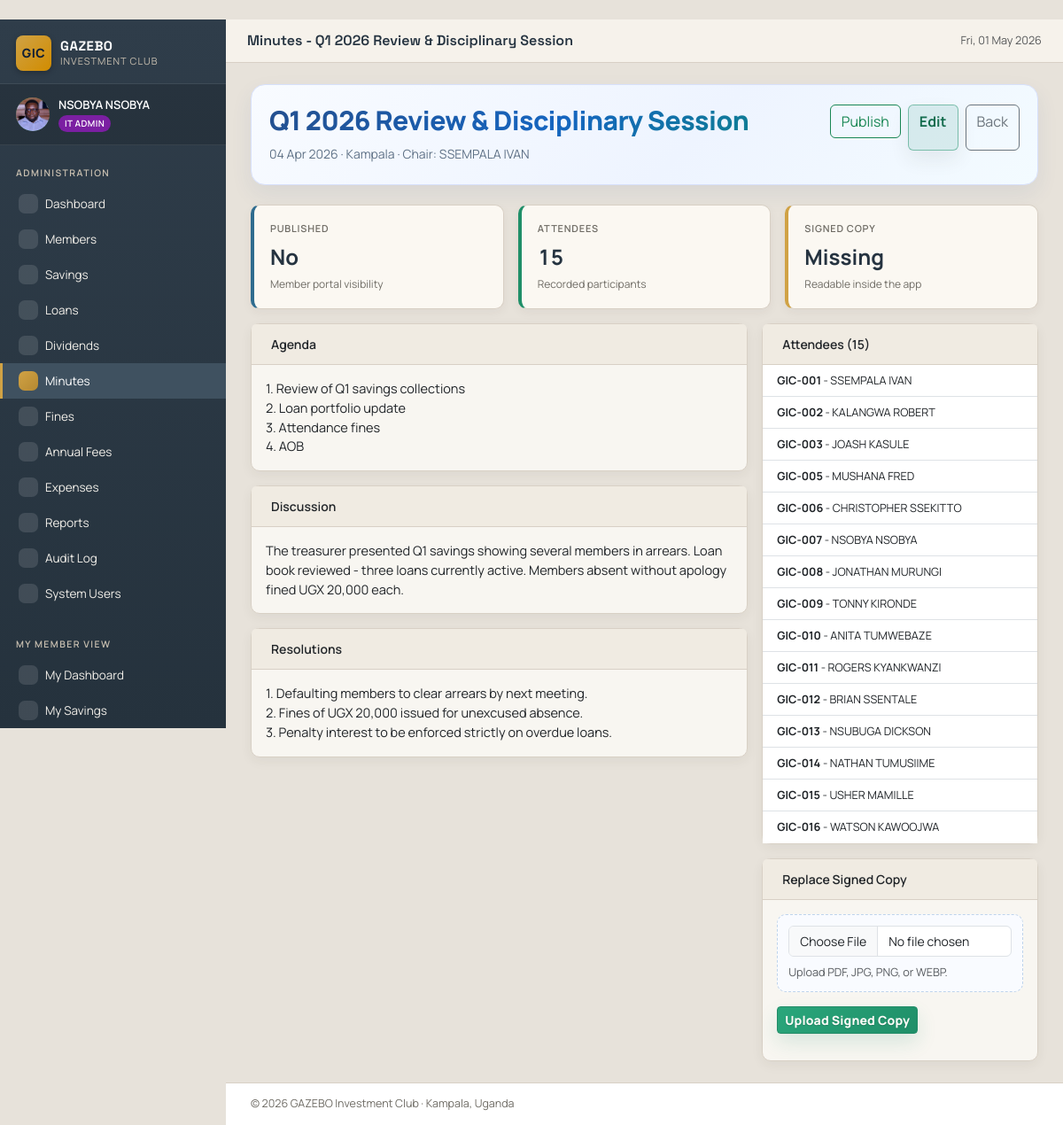
The page /admin/minutes/2 (signed in) on the database as committed earlier.
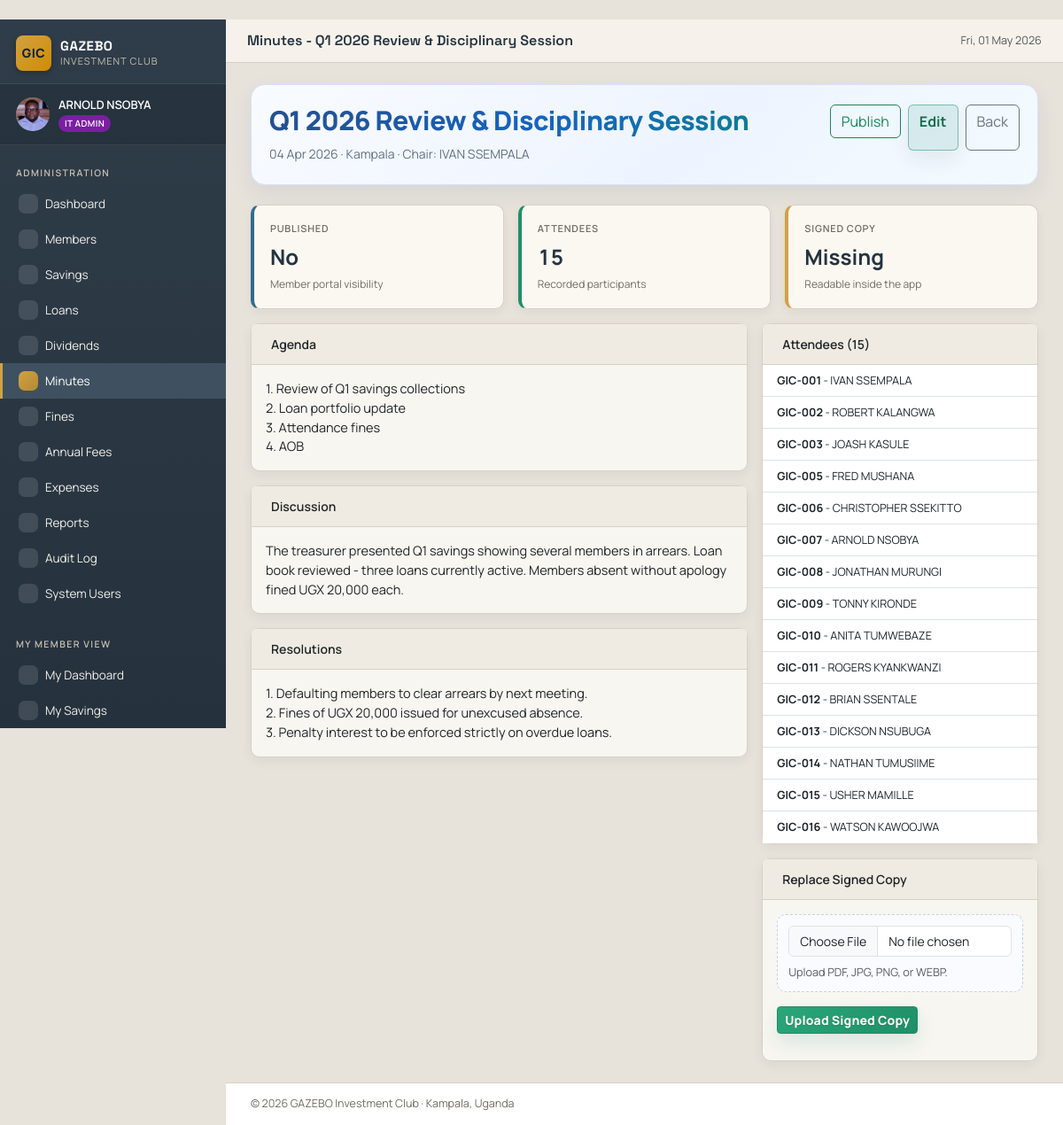
The same page on the database as committed later.
### tables this page shows
CREATE TABLE members (
    id              INTEGER PRIMARY KEY AUTOINCREMENT,
    member_no       TEXT UNIQUE NOT NULL,         -- e.g. GIC-001
    full_name       TEXT NOT NULL,
    phone           TEXT,
    email           TEXT,
    national_id     TEXT,
    district        TEXT DEFAULT 'Kampala',
    address         TEXT,
    next_of_kin     TEXT,
    nok_phone       TEXT,
    role            TEXT NOT NULL DEFAULT 'MEMBER',
    join_date       DATE NOT NULL,
    status          TEXT DEFAULT 'Active',        -- Active / Inactive / Suspended
    photo_url       TEXT,
    notes           TEXT,
    created_at      TIMESTAMP DEFAULT CURRENT_TIMESTAMP,
    updated_at      TIMESTAMP DEFAULT CURRENT_TIMESTAMP
, surname TEXT, first_name TEXT, other_names TEXT, gender TEXT, date_of_birth DATE, nationality TEXT DEFAULT 'Ugandan', marital_status TEXT, tin TEXT, nid_copy_url TEXT, alt_phone TEXT, whatsapp_no TEXT, village_street TEXT, employment_status TEXT, occupation TEXT, employer_business TEXT, monthly_income REAL, monthly_contribution REAL DEFAULT 100000, preferred_pay_date INTEGER, mobile_money_no TEXT, bank_account_no TEXT, share_account_no TEXT, nok_relationship TEXT, nok_address TEXT);

### admin_routes.py (the view)
@bp.route('/minutes/<int:minutes_id>')
@admin_required
def minutes_detail(minutes_id):
    db = get_db()
    m = db.execute(
        """SELECT m.*, mem.full_name AS chair_name, mem.member_no AS chair_no
             FROM minutes m
             LEFT JOIN members mem ON mem.id = m.chaired_by
            WHERE m.id = ?""",
        (minutes_id,),
    ).fetchone()
    if not m:
        flash('Minutes not found.', 'danger')
        return redirect(url_for('admin.minutes_list'))
    attendees = []
    if m['attendance']:
        ids = [int(x) for x in m['attendance'].split(',') if x.strip().isdigit()]
        if ids:
            placeholders = ','.join('?' * len(ids))
            attendees = db.execute(
                f"SELECT id, full_name, member_no FROM members WHERE id IN ({placeholders})",
                ids,
            ).fetchall()
    return render_template('admin/minutes_detail.html',
                           m=m, attendees=attendees)

### database.py (called while the page is built)
def get_db():
    if 'db' not in g:
        g.db = sqlite3.connect(
            current_app.config['DATABASE_PATH'],
            detect_types=sqlite3.PARSE_DECLTYPES,
        )
        g.db.row_factory = sqlite3.Row
        g.db.execute("PRAGMA foreign_keys = ON;")
    return g.db

### utils.py (called while the page is built)
def admin_required(f):
    @wraps(f)
    def decorated(*args, **kwargs):
        if 'user_id' not in session:
            flash('Please log in to continue.', 'warning')
            return redirect(url_for('auth.login', next=request.path))
        role = session.get('role', 'MEMBER')
        if session.get('login_type') == 'member':
            flash('Member portal does not have admin access.', 'warning')
            return redirect(url_for('member.dashboard'))
        if not Config.ROLES.get(role, {}).get('admin'):
            flash('Administrative privileges required.', 'danger')
            return redirect(url_for('member.dashboard'))
        return f(*args, **kwargs)
    return decorated

### templates/admin/minutes_detail.html (shortened to what this page needs)
﻿{% extends "base.html" %}
{% block topbar %}Minutes - {{ m.title }}{% endblock %}
{% block content %}
{% set can_write_minutes = session.get('role') in ['SECRETARY', 'IT_ADMIN'] %}
{% set file_is_pdf = m.signed_file and m.signed_file.lower().endswith('.pdf') %}
{% set file_is_image = m.signed_file and (m.signed_file.lower().endswith('.jpg') or m.signed_file.lower().endswith('.jpeg') or m.signed_file.lower().endswith('.png') or m.signed_file.lower().endswith('.webp')) %}
<div class="minutes-detail-hero">
  <div class="d-flex align-items-start justify-content-between gap-3 flex-wrap">
    <div>
      <h1>{{ m.title }}</h1>
      <div class="minutes-detail-meta">{{ m.meeting_date|datefmt }} &middot; {{ m.venue or '-' }} &middot; Chair: {{ m.chair_name or '-' }}</div>
    </div>
    <div class="d-flex gap-2 flex-wrap">
      {% if can_write_minutes %}
      <form method="post" action="{{ url_for('admin.minutes_publish', minutes_id=m.id) }}" class="d-inline">
        {% if m.is_published %}
        <input type="hidden" name="action" value="unpublish">
        <button type="submit" class="btn btn-outline-warning"><i class="ph ph-eye-slash"></i> Unpublish</button>
        {% else %}
        <button type="submit" class="btn btn-outline-success"> Publish</button>
        {% endif %}
      </form>
      <a href="{{ url_for('admin.minutes_edit', minutes_id=m.id) }}" class="btn btn-outline-primary"> Edit</a>
      {% endif %}
      <a href="{{ url_for('admin.minutes_list') }}" class="btn btn-outline-secondary"> Back</a>
    </div>
  </div>
</div>
<div class="row g-3 mb-3">
  <div class="col-md-4"><div class="stat-card info"><div class="label">Published</div><div class="value">{% if m.is_published %}Yes{% else %}No{% endif %}</div><div class="sub">Member portal visibility</div></div></div>
  <div class="col-md-4"><div class="stat-card accent"><div class="label">Attendees</div><div class="value">{{ attendees|length }}</div><div class="sub">Recorded participants</div></div></div>
  <div class="col-md-4"><div class="stat-card gold"><div class="label">Signed Copy</div><div class="value">{% if m.signed_file %}Ready{% else %}Missing{% endif %}</div><div class="sub">Readable inside the app</div></div></div>
</div>
<div class="minutes-detail-grid">
  <div>
    {% if m.agenda %}
    <div class="card mb-3"><div class="card-header"> Agenda</div>
      <div class="card-body" style="white-space:pre-wrap">{{ m.agenda }}</div>
    </div>
    {% endif %}
    {% if m.discussion %}
    <div class="card mb-3"><div class="card-header"> Discussion</div>
      <div class="card-body" style="white-space:pre-wrap">{{ m.discussion }}</div>
    </div>
    {% endif %}
    {% if m.resolutions %}
    <div class="card mb-3"><div class="card-header"> Resolutions</div>
      <div class="card-body" style="white-space:pre-wrap">{{ m.resolutions }}</div>
    </div>
    {% endif %}
  </div>
  <div>
    <div class="card mb-3">
      <div class="card-header"> Attendees ({{ attendees|length }})</div>
      <div class="card-body p-0">
        {% if attendees %}
          <ul class="list-group list-group-flush">
            {% for a in attendees %}
            <li class="list-group-item small"><strong>{{ a.member_no }}</strong> - {{ a.full_name }}</li>
            {% endfor %}
          </ul>
        {% else %}<div class="empty-state small">No attendees.</div>{% endif %}
      </div>
    </div>
    {% if can_write_minutes %}
    <div class="card">
      <div class="card-header"> Replace Signed Copy</div>
      <div class="card-body">
        <form method="post" action="{{ url_for('admin.minutes_upload', minutes_id=m.id) }}" enctype="multipart/form-data">
          <div class="minutes-upload-box">
            <input type="file" name="signed_file" class="form-control" accept=".pdf,.jpg,.jpeg,.png,.webp" required>
            <div class="small text-muted mt-2">Upload PDF, JPG, PNG, or WEBP.</div>
          </div>
          <button type="submit" class="btn btn-primary btn-sm mt-3"> Upload Signed Copy</button>
        </form>
      </div>
    </div>
    {% endif %}
  </div>
</div>
{% endblock %}

### templates/base.html (shortened to what the changed rows need)
﻿<!doctype html>
<html lang="en">
<head>
  <link href="https://cdn.jsdelivr.net/npm/bootstrap@5.3.3/dist/css/bootstrap.min.css" rel="stylesheet">
  <link href="https://cdn.jsdelivr.net/npm/bootstrap-icons@1.11.3/font/bootstrap-icons.css" rel="stylesheet">
  <link rel="stylesheet" href="https://unpkg.com/@phosphor-icons/web@2.1.1/src/regular/style.css">
  <link rel="stylesheet" href="{{ url_for('static', filename='css/style.css') }}">
</head>
<body class="app-body">
  {% if session.user_id %}
  <div class="app-shell">
    <aside class="app-sidebar" id="sidebar">
      <div class="brand">
        <div class="brand-mark">GIC</div>
        <div class="brand-text">
          <div class="brand-name">GAZEBO</div>
          <div class="brand-sub">Investment Club</div>
        </div>
      </div>
      <div class="user-card">
        <div class="user-avatar">
          {% if session.photo_url %}
          <img src="{{ url_for('static', filename=session.photo_url) }}" alt="Profile photo" class="avatar-img">
          {% else %}
          {{ session.full_name[0]|upper if session.full_name else 'U' }}
          {% endif %}
        </div>
        <div class="user-meta">
          <div class="user-name">{{ session.full_name }}</div>
          <div class="user-role">
            <span class="role-badge role-{{ session.role|lower }}">
              {% if session.role == 'IT_ADMIN' %}IT Admin
              {% elif session.role == 'CHAIRMAN' %}Chairman
              {% elif session.role == 'SECRETARY' %}Secretary
              {% elif session.role == 'TREASURER' %}Treasurer
              {% elif session.role == 'COMMITTEE' %}Committee
              {% else %}Member{% endif %}
            </span>
          </div>
        </div>
      </div>
      <nav class="app-nav">
        {% if ROLES[session.role].admin %}
          <div class="nav-section">Administration</div>
          <a href="{{ url_for('admin.dashboard') }}" class="nav-link {% if request.endpoint == 'admin.dashboard' %}active{% endif %}">
            <i class="ph ph-gauge"></i> Dashboard
          </a>
          <a href="{{ url_for('admin.members_list') }}" class="nav-link {% if request.endpoint and request.endpoint.startswith('admin.member') %}active{% endif %}">
            <i class="ph ph-users-three"></i> Members
          </a>
          <a href="{{ url_for('admin.savings_list') }}" class="nav-link {% if request.endpoint and request.endpoint.startswith('admin.savings') %}active{% endif %}">
            <i class="ph ph-bank"></i> Savings
          </a>
          <a href="{{ url_for('admin.loans_list') }}" class="nav-link {% if request.endpoint and request.endpoint.startswith('admin.loan') %}active{% endif %}">
            <i class="ph ph-hand-coins"></i> Loans
          </a>
          <a href="{{ url_for('admin.dividends_list') }}" class="nav-link {% if request.endpoint and request.endpoint.startswith('admin.dividend') %}active{% endif %}">
            <i class="ph ph-chart-line-up"></i> Dividends
          </a>
          <a href="{{ url_for('admin.minutes_list') }}" class="nav-link {% if request.endpoint and request.endpoint.startswith('admin.minutes') %}active{% endif %}">
            <i class="ph ph-notepad"></i> Minutes
          </a>
          <a href="{{ url_for('admin.fines_list') }}" class="nav-link {% if request.endpoint and request.endpoint.startswith('admin.fines') %}active{% endif %}">
            <i class="ph ph-warning-octagon"></i> Fines
          </a>
          <a href="{{ url_for('admin.fees_list') }}" class="nav-link {% if request.endpoint and request.endpoint.startswith('admin.fees') %}active{% endif %}">
            <i class="ph ph-receipt"></i> Annual Fees
          </a>
          <a href="{{ url_for('admin.expenses_list') }}" class="nav-link {% if request.endpoint and request.endpoint.startswith('admin.expenses') %}active{% endif %}" style="position:relative">
            <i class="ph ph-wallet"></i> Expenses
          </a>
          <a href="{{ url_for('admin.reports') }}" class="nav-link {% if request.endpoint == 'admin.reports' %}active{% endif %}">
            <i class="ph ph-chart-bar"></i> Reports
          </a>
          <a href="{{ url_for('admin.audit_list') }}" class="nav-link {% if request.endpoint == 'admin.audit_list' %}active{% endif %}">
            <i class="ph ph-shield-check"></i> Audit Log
          </a>
          <a href="{{ url_for('admin.users_list') }}" class="nav-link {% if request.endpoint and request.endpoint.startswith('admin.users') %}active{% endif %}">
            <i class="ph ph-user-gear"></i> System Users
          </a>
          <div class="nav-section mt-3">My Member View</div>
          <a href="{{ url_for('member.dashboard') }}" class="nav-link {% if request.endpoint == 'member.dashboard' %}active{% endif %}">
            <i class="ph ph-house-line"></i> My Dashboard
          </a>
          <a href="{{ url_for('member.savings_statement') }}" class="nav-link {% if request.endpoint == 'member.savings_statement' %}active{% endif %}">
            <i class="ph ph-file-text"></i> My Savings
          </a>
        {% endif %}
      </nav>
    </aside>
    <div class="app-content">
      <header class="app-topbar">
        <div class="topbar-title">{% block topbar %}{% endblock %}</div>
        <div class="topbar-actions">
          <span class="text-muted small d-none d-md-inline">{{ today.strftime('%a, %d %b %Y') }}</span>
        </div>
      </header>
      <main class="app-main">
        {% block content %}{% endblock %}
      </main>
      <footer class="app-footer">
        &copy; {{ today.year }} {{ CONFIG.CLUB_NAME }} &middot; {{ CONFIG.CLUB_LOCATION }}
      </footer>
    </div>
  </div>
  {% else %}
    {% block auth_content %}{% endblock %}
  {% endif %}
</body>
</html>

Rows that differ between the two databases and show on the page:
changed members "GIC-007": full_name "NSOBYA NSOBYA" → "ARNOLD NSOBYA"
changed members "GIC-001": full_name "SSEMPALA IVAN" → "IVAN SSEMPALA"
changed members "GIC-002": full_name "KALANGWA ROBERT" → "ROBERT KALANGWA"
changed members "GIC-005": full_name "MUSHANA FRED" → "FRED MUSHANA"
changed members "GIC-013": full_name "NSUBUGA DICKSON" → "DICKSON NSUBUGA"
